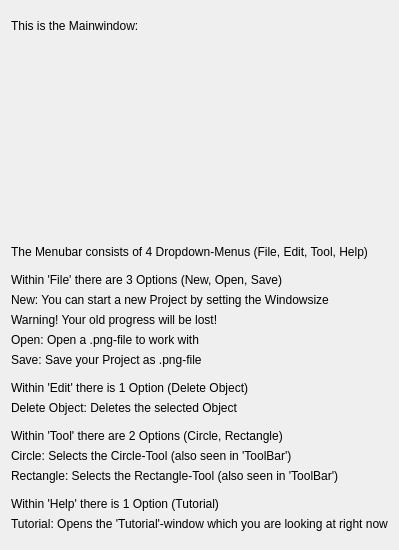
<?xml version="1.0" encoding="UTF-8"?>
<ui version="4.0">
 <class>HelpMenu</class>
 <widget class="QWidget" name="HelpMenu">
  <property name="geometry">
   <rect>
    <x>0</x>
    <y>0</y>
    <width>360</width>
    <height>550</height>
   </rect>
  </property>
  <property name="windowTitle">
   <string>Form</string>
  </property>
  <layout class="QHBoxLayout" name="horizontalLayout">
   <item>
    <layout class="QVBoxLayout" name="verticalLayout_7">
     <item>
      <layout class="QVBoxLayout" name="verticalLayout_6">
       <item>
        <layout class="QVBoxLayout" name="verticalLayout">
         <item>
          <widget class="QLabel" name="label">
           <property name="sizePolicy">
            <sizepolicy hsizetype="Maximum" vsizetype="Maximum">
             <horstretch>0</horstretch>
             <verstretch>0</verstretch>
            </sizepolicy>
           </property>
           <property name="text">
            <string>This is the Mainwindow:</string>
           </property>
          </widget>
         </item>
         <item>
          <widget class="QLabel" name="label_2">
           <property name="sizePolicy">
            <sizepolicy hsizetype="Fixed" vsizetype="Fixed">
             <horstretch>0</horstretch>
             <verstretch>0</verstretch>
            </sizepolicy>
           </property>
           <property name="minimumSize">
            <size>
             <width>300</width>
             <height>200</height>
            </size>
           </property>
           <property name="maximumSize">
            <size>
             <width>300</width>
             <height>200</height>
            </size>
           </property>
           <property name="text">
            <string/>
           </property>
           <property name="pixmap">
            <pixmap resource="assets.qrc">:/assets/help/Help1.PNG</pixmap>
           </property>
           <property name="scaledContents">
            <bool>true</bool>
           </property>
          </widget>
         </item>
        </layout>
       </item>
       <item>
        <widget class="QLabel" name="label_3">
         <property name="sizePolicy">
          <sizepolicy hsizetype="Maximum" vsizetype="Maximum">
           <horstretch>0</horstretch>
           <verstretch>0</verstretch>
          </sizepolicy>
         </property>
         <property name="text">
          <string>The Menubar consists of 4 Dropdown-Menus (File, Edit, Tool, Help)</string>
         </property>
        </widget>
       </item>
      </layout>
     </item>
     <item>
      <layout class="QVBoxLayout" name="verticalLayout_2">
       <item>
        <widget class="QLabel" name="label_4">
         <property name="sizePolicy">
          <sizepolicy hsizetype="Maximum" vsizetype="Maximum">
           <horstretch>0</horstretch>
           <verstretch>0</verstretch>
          </sizepolicy>
         </property>
         <property name="text">
          <string>Within 'File' there are 3 Options (New, Open, Save)</string>
         </property>
        </widget>
       </item>
       <item>
        <widget class="QLabel" name="label_8">
         <property name="sizePolicy">
          <sizepolicy hsizetype="Maximum" vsizetype="Maximum">
           <horstretch>0</horstretch>
           <verstretch>0</verstretch>
          </sizepolicy>
         </property>
         <property name="text">
          <string>New: You can start a new Project by setting the Windowsize</string>
         </property>
        </widget>
       </item>
       <item>
        <widget class="QLabel" name="label_9">
         <property name="sizePolicy">
          <sizepolicy hsizetype="Maximum" vsizetype="Maximum">
           <horstretch>0</horstretch>
           <verstretch>0</verstretch>
          </sizepolicy>
         </property>
         <property name="text">
          <string>Warning! Your old progress will be lost!</string>
         </property>
        </widget>
       </item>
       <item>
        <widget class="QLabel" name="label_10">
         <property name="sizePolicy">
          <sizepolicy hsizetype="Maximum" vsizetype="Maximum">
           <horstretch>0</horstretch>
           <verstretch>0</verstretch>
          </sizepolicy>
         </property>
         <property name="text">
          <string>Open: Open a .png-file to work with</string>
         </property>
        </widget>
       </item>
       <item>
        <widget class="QLabel" name="label_11">
         <property name="sizePolicy">
          <sizepolicy hsizetype="Maximum" vsizetype="Maximum">
           <horstretch>0</horstretch>
           <verstretch>0</verstretch>
          </sizepolicy>
         </property>
         <property name="text">
          <string>Save: Save your Project as .png-file</string>
         </property>
        </widget>
       </item>
      </layout>
     </item>
     <item>
      <layout class="QVBoxLayout" name="verticalLayout_3">
       <item>
        <widget class="QLabel" name="label_5">
         <property name="sizePolicy">
          <sizepolicy hsizetype="Maximum" vsizetype="Maximum">
           <horstretch>0</horstretch>
           <verstretch>0</verstretch>
          </sizepolicy>
         </property>
         <property name="text">
          <string>Within 'Edit' there is 1 Option (Delete Object)</string>
         </property>
        </widget>
       </item>
       <item>
        <widget class="QLabel" name="label_12">
         <property name="sizePolicy">
          <sizepolicy hsizetype="Maximum" vsizetype="Maximum">
           <horstretch>0</horstretch>
           <verstretch>0</verstretch>
          </sizepolicy>
         </property>
         <property name="text">
          <string>Delete Object: Deletes the selected Object</string>
         </property>
        </widget>
       </item>
      </layout>
     </item>
     <item>
      <layout class="QVBoxLayout" name="verticalLayout_4">
       <item>
        <widget class="QLabel" name="label_6">
         <property name="sizePolicy">
          <sizepolicy hsizetype="Maximum" vsizetype="Maximum">
           <horstretch>0</horstretch>
           <verstretch>0</verstretch>
          </sizepolicy>
         </property>
         <property name="text">
          <string>Within 'Tool' there are 2 Options (Circle, Rectangle)</string>
         </property>
        </widget>
       </item>
       <item>
        <widget class="QLabel" name="label_13">
         <property name="sizePolicy">
          <sizepolicy hsizetype="Maximum" vsizetype="Maximum">
           <horstretch>0</horstretch>
           <verstretch>0</verstretch>
          </sizepolicy>
         </property>
         <property name="text">
          <string>Circle: Selects the Circle-Tool (also seen in 'ToolBar')</string>
         </property>
        </widget>
       </item>
       <item>
        <widget class="QLabel" name="label_14">
         <property name="sizePolicy">
          <sizepolicy hsizetype="Maximum" vsizetype="Maximum">
           <horstretch>0</horstretch>
           <verstretch>0</verstretch>
          </sizepolicy>
         </property>
         <property name="text">
          <string>Rectangle: Selects the Rectangle-Tool (also seen in 'ToolBar')</string>
         </property>
        </widget>
       </item>
      </layout>
     </item>
     <item>
      <layout class="QVBoxLayout" name="verticalLayout_5">
       <item>
        <widget class="QLabel" name="label_7">
         <property name="sizePolicy">
          <sizepolicy hsizetype="Maximum" vsizetype="Maximum">
           <horstretch>0</horstretch>
           <verstretch>0</verstretch>
          </sizepolicy>
         </property>
         <property name="text">
          <string>Within 'Help' there is 1 Option (Tutorial)</string>
         </property>
        </widget>
       </item>
       <item>
        <widget class="QLabel" name="label_15">
         <property name="sizePolicy">
          <sizepolicy hsizetype="Maximum" vsizetype="Maximum">
           <horstretch>0</horstretch>
           <verstretch>0</verstretch>
          </sizepolicy>
         </property>
         <property name="text">
          <string>Tutorial: Opens the 'Tutorial'-window which you are looking at right now</string>
         </property>
        </widget>
       </item>
      </layout>
     </item>
    </layout>
   </item>
  </layout>
 </widget>
 <resources>
  <include location="assets.qrc"/>
 </resources>
 <connections/>
</ui>
